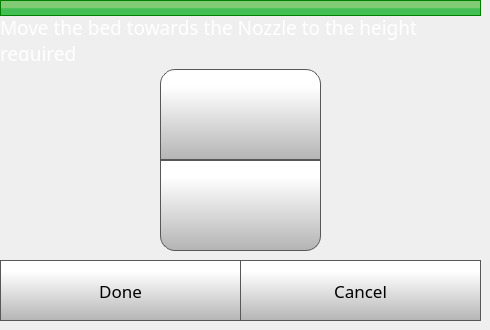
    <widget class="QWidget" name="step8Page">
     <widget class="QLabel" name="caliberateLabel_17">
      <property name="geometry">
       <rect>
        <x>0</x>
        <y>0</y>
        <width>481</width>
        <height>16</height>
       </rect>
      </property>
      <property name="font">
       <font>
        <family>Gotham</family>
        <pointsize>14</pointsize>
        <weight>50</weight>
        <bold>false</bold>
       </font>
      </property>
      <property name="styleSheet">
       <string notr="true">	background-color: qlineargradient(spread:pad, x1:0, y1:0.523, x2:0, y2:0.534, stop:0 rgba(130, 203, 117, 255), stop:1 rgba(66, 191, 85, 255));
border: 1px solid green;</string>
      </property>
      <property name="text">
       <string/>
      </property>
     </widget>
     <widget class="QPushButton" name="step8CancelButton">
      <property name="geometry">
       <rect>
        <x>240</x>
        <y>260</y>
        <width>241</width>
        <height>61</height>
       </rect>
      </property>
      <property name="font">
       <font>
        <family>Gotham</family>
        <pointsize>13</pointsize>
       </font>
      </property>
      <property name="styleSheet">
       <string notr="true">QPushButton {
     border: 1px solid rgb(87, 87, 87);
	background-color: qlineargradient(spread:pad, x1:0, y1:1, x2:0, y2:0.188, stop:0 rgba(180, 180, 180, 255), stop:1 rgba(255, 255, 255, 255));


}

QPushButton:pressed {
    background-color: qlineargradient(x1: 0, y1: 0, x2: 0, y2: 1,
                                      stop: 0 #dadbde, stop: 1 #f6f7fa);
}

QPushButton:flat {
    border: none; /* no border for a flat push button */
}

QPushButton:default {
    border-color: navy; /* make the default button prominent */
}

QPushButton:focus {
	outline: none;
}</string>
      </property>
      <property name="text">
       <string>Cancel</string>
      </property>
      <property name="iconSize">
       <size>
        <width>40</width>
        <height>40</height>
       </size>
      </property>
     </widget>
     <widget class="QLabel" name="caliberateLabel_18">
      <property name="geometry">
       <rect>
        <x>0</x>
        <y>20</y>
        <width>471</width>
        <height>41</height>
       </rect>
      </property>
      <property name="font">
       <font>
        <family>Gotham</family>
        <pointsize>14</pointsize>
        <weight>50</weight>
        <bold>false</bold>
       </font>
      </property>
      <property name="styleSheet">
       <string notr="true">color: rgb(255, 255, 255);</string>
      </property>
      <property name="text">
       <string>Move the bed towards the Nozzle to the height required</string>
      </property>
      <property name="wordWrap">
       <bool>true</bool>
      </property>
     </widget>
     <widget class="QPushButton" name="step8DoneButton">
      <property name="geometry">
       <rect>
        <x>0</x>
        <y>260</y>
        <width>241</width>
        <height>61</height>
       </rect>
      </property>
      <property name="font">
       <font>
        <family>Gotham</family>
        <pointsize>13</pointsize>
       </font>
      </property>
      <property name="styleSheet">
       <string notr="true">QPushButton {
     border: 1px solid rgb(87, 87, 87);
	background-color: qlineargradient(spread:pad, x1:0, y1:1, x2:0, y2:0.188, stop:0 rgba(180, 180, 180, 255), stop:1 rgba(255, 255, 255, 255));


}

QPushButton:pressed {
    background-color: qlineargradient(x1: 0, y1: 0, x2: 0, y2: 1,
                                      stop: 0 #dadbde, stop: 1 #f6f7fa);
}

QPushButton:flat {
    border: none; /* no border for a flat push button */
}

QPushButton:default {
    border-color: navy; /* make the default button prominent */
}

QPushButton:focus {
	outline: none;
}</string>
      </property>
      <property name="text">
       <string>Done</string>
      </property>
      <property name="iconSize">
       <size>
        <width>40</width>
        <height>40</height>
       </size>
      </property>
     </widget>
     <widget class="QPushButton" name="moveZMCaliberateButton">
      <property name="geometry">
       <rect>
        <x>160</x>
        <y>69</y>
        <width>161</width>
        <height>91</height>
       </rect>
      </property>
      <property name="minimumSize">
       <size>
        <width>0</width>
        <height>0</height>
       </size>
      </property>
      <property name="font">
       <font>
        <family>Gotham</family>
        <pointsize>15</pointsize>
       </font>
      </property>
      <property name="styleSheet">
       <string notr="true">QPushButton {
     border: 1px solid rgb(87, 87, 87);

	background-color: qlineargradient(spread:pad, x1:0, y1:1, x2:0, y2:0.188, stop:0 rgba(180, 180, 180, 255), stop:1 rgba(255, 255, 255, 255));
	border-top-left-radius: 15px;
	border-top-right-radius: 15px;
}

QPushButton:pressed {
    background-color: qlineargradient(x1: 0, y1: 0, x2: 0, y2: 1,
                                      stop: 0 #dadbde, stop: 1 #f6f7fa);
}

QPushButton:flat {
    border: none; /* no border for a flat push button */
}

QPushButton:default {
    border-color: navy; /* make the default button prominent */
}

QPushButton:focus {
	outline: none;
}</string>
      </property>
      <property name="text">
       <string/>
      </property>
      <property name="icon">
       <iconset>
        <normaloff>../octoprint_Julia3GTouchUI/templates/img/arrows.png</normaloff>../octoprint_Julia3GTouchUI/templates/img/arrows.png</iconset>
      </property>
      <property name="iconSize">
       <size>
        <width>40</width>
        <height>40</height>
       </size>
      </property>
      <property name="checkable">
       <bool>false</bool>
      </property>
      <property name="autoDefault">
       <bool>false</bool>
      </property>
      <property name="default">
       <bool>false</bool>
      </property>
      <property name="flat">
       <bool>false</bool>
      </property>
     </widget>
     <widget class="QPushButton" name="moveZPCaliberateButton">
      <property name="geometry">
       <rect>
        <x>160</x>
        <y>160</y>
        <width>161</width>
        <height>91</height>
       </rect>
      </property>
      <property name="minimumSize">
       <size>
        <width>0</width>
        <height>0</height>
       </size>
      </property>
      <property name="font">
       <font>
        <family>Gotham</family>
        <pointsize>15</pointsize>
       </font>
      </property>
      <property name="styleSheet">
       <string notr="true">QPushButton {
     border: 1px solid rgb(87, 87, 87);

	background-color: qlineargradient(spread:pad, x1:0, y1:1, x2:0, y2:0.188, stop:0 rgba(180, 180, 180, 255), stop:1 rgba(255, 255, 255, 255));
	border-bottom-left-radius: 15px;
	border-bottom-right-radius: 15px;
}

QPushButton:pressed {
    background-color: qlineargradient(x1: 0, y1: 0, x2: 0, y2: 1,
                                      stop: 0 #dadbde, stop: 1 #f6f7fa);
}

QPushButton:flat {
    border: none; /* no border for a flat push button */
}

QPushButton:default {
    border-color: navy; /* make the default button prominent */
}

QPushButton:focus {
	outline: none;
}</string>
      </property>
      <property name="text">
       <string/>
      </property>
      <property name="icon">
       <iconset>
        <normaloff>../octoprint_Julia3GTouchUI/templates/img/arrows-5.png</normaloff>../octoprint_Julia3GTouchUI/templates/img/arrows-5.png</iconset>
      </property>
      <property name="iconSize">
       <size>
        <width>40</width>
        <height>40</height>
       </size>
      </property>
      <property name="checkable">
       <bool>false</bool>
      </property>
      <property name="autoDefault">
       <bool>false</bool>
      </property>
      <property name="default">
       <bool>false</bool>
      </property>
      <property name="flat">
       <bool>false</bool>
      </property>
     </widget>
    </widget>
